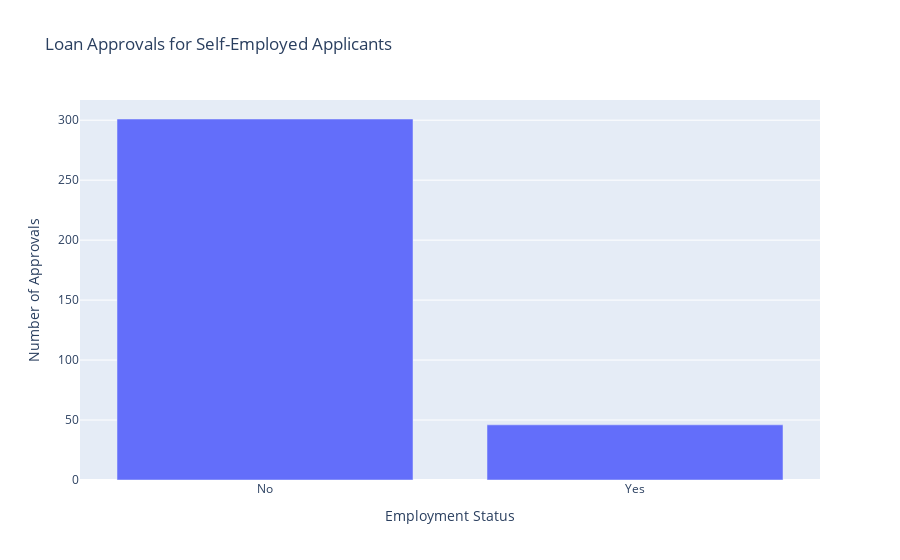
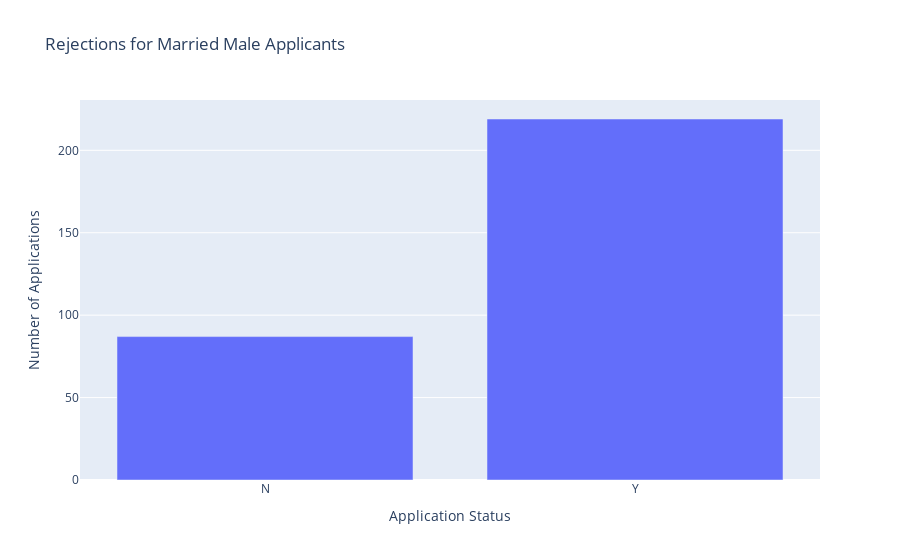
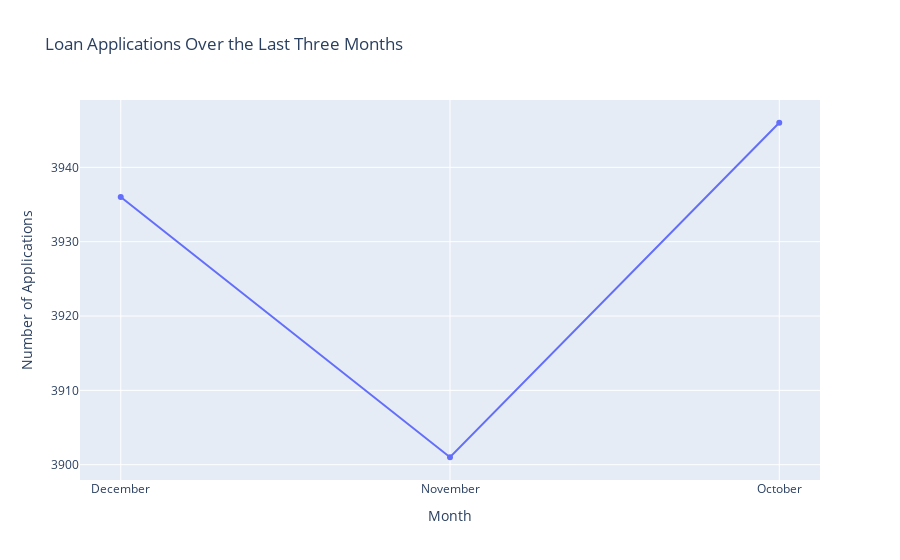
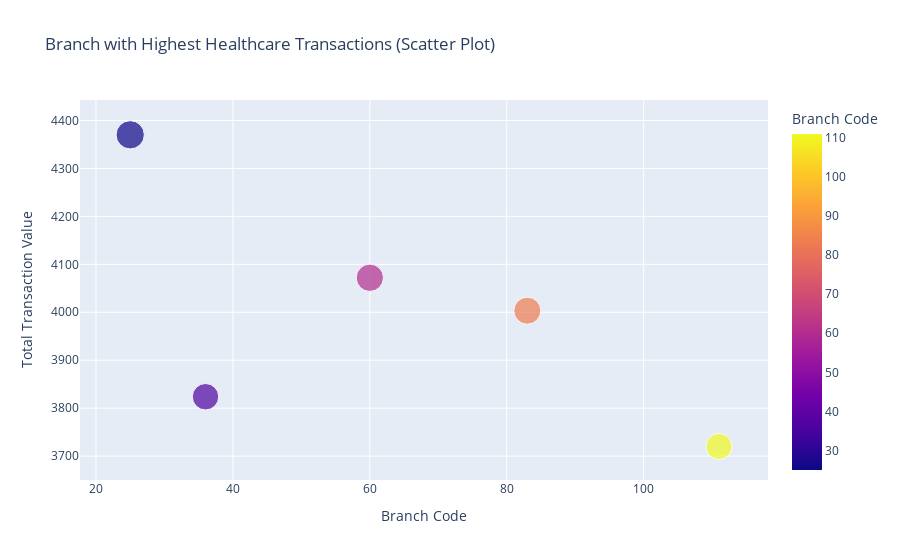

The notebook cell these images were saved under, in order:
### Code cell
# 5.1 - 5.4 Data analysis for loan application along with visuals
import pandas as pd
import plotly.express as px
from sqlalchemy import create_engine

# Define MySQL connection properties
db_config = {
    'host': 'localhost',
    'user': 'root',
    'password': 'Password',
    'database': 'creditcard_capstone'
}

# Create a SQLAlchemy engine for connecting to the MySQL database
engine = create_engine(f"mysql+pymysql://{db_config['user']}:{db_config['password']}@{db_config['host']}/{db_config['database']}")

# Function to fetch data from the database using a query
def fetch_data_from_db(query):
    # Use the SQLAlchemy engine to fetch data
    with engine.connect() as conn:
        data = pd.read_sql_query(query, conn)  # Execute the query and store the result in a DataFrame
    return data

# Function to plot the number of loan approvals for self-employed applicants
def plot_self_employed_approval():
    query = """
    SELECT Employment_status, COUNT(*) as Count
    FROM cdw_sapp_loan_application
    WHERE App_status = 'Y'
    GROUP BY Employment_status
    """
    data = fetch_data_from_db(query)
    if data.empty:
        print("No data found for self-employed approvals")
        return
     
    fig = px.bar(data, x='Employment_status', y='Count', title='Loan Approvals for Self-Employed Applicants',
                 labels={'Employment_status': 'Employment Status', 'Count': 'Number of Approvals'},
                 hover_data={'Employment_status': True, 'Count': True})
    fig.show()

# Function to plot the number of rejections for married male applicants
def plot_married_male_rejections():
    query = """
    SELECT 
        App_status,
        COUNT(*) as Count
    FROM 
        cdw_sapp_loan_application
    WHERE 
        Gender = 'Male' AND Married = 'Yes'
    GROUP BY 
        App_status
    """
    data = fetch_data_from_db(query)
    if data.empty:
        print("No data found for married male rejections")
        return
    
    fig = px.bar(data, x='App_status', y='Count', title='Rejections for Married Male Applicants',
                 labels={'App_status': 'Application Status', 'Count': 'Number of Applications'},
                 hover_data={'App_status': True, 'Count': True})
    fig.show()

# Function to plot the number of applications over the last three months
def plot_applications_last_three_months():
    query = """
    SELECT 
        year, 
        month, 
        COUNT(transaction_id) as transaction_count
    FROM 
        CDW_SAPP_CREDIT_CARD
    GROUP BY 
        year, month
    ORDER BY 
        year DESC, month DESC
    LIMIT 3
    """
    data = fetch_data_from_db(query)
    if data.empty:
        print("No data found for applications in the last three months")
        return
    
    month_mapping = {10: 'October', 11: 'November', 12: 'December'}  # Map month numbers to names
    data['month_name'] = data['month'].map(month_mapping)

    fig = px.line(data, x='month_name', y='transaction_count', title='Loan Applications Over the Last Three Months',
                  labels={'month_name': 'Month', 'transaction_count': 'Number of Applications'},
                  markers=True)
    fig.show()

# Function to plot the branches with the highest healthcare transactions
def plot_highest_healthcare_transactions():
    query = """
    SELECT 
        branch_code, 
        SUM(transaction_value) as total_value
    FROM 
        CDW_SAPP_CREDIT_CARD
    WHERE 
        transaction_type = 'Healthcare'
    GROUP BY 
        branch_code
    ORDER BY 
        total_value DESC
    LIMIT 5
    """
    data = fetch_data_from_db(query)
    if data.empty:
        print("No healthcare transactions data found")
        return

    # Scatter plot
    fig_scatter = px.scatter(data, x='branch_code', y='total_value', title='Branch with Highest Healthcare Transactions (Scatter Plot)',
                             labels={'branch_code': 'Branch Code', 'total_value': 'Total Transaction Value'},
                             hover_data={'branch_code': True, 'total_value': True},
                             size='total_value', color='branch_code')
    fig_scatter.show()

# Main function to call all plot functions
def main():
    plot_self_employed_approval()
    plot_married_male_rejections()
    plot_applications_last_three_months()
    plot_highest_healthcare_transactions()

if __name__ == "__main__":
    main()  # Execute the main function if this script is run directly

### Figure 1 — Plotly figure (JSON) as saved in the notebook; plotly's stock layout.template omitted (floating-point values rounded to 4 significant figures)
{"data": [{"alignmentgroup": "True", "hovertemplate": "Employment Status=%{x}<br>Number of Approvals=%{y}<extra></extra>", "legendgroup": "", "marker": {"color": "#636efa", "pattern": {"shape": ""}}, "name": "", "offsetgroup": "", "orientation": "v", "showlegend": false, "textposition": "auto", "type": "bar", "x": ["No", "Yes"], "xaxis": "x", "y": [301, 46], "yaxis": "y"}], "layout": {"barmode": "relative", "legend": {"tracegroupgap": 0}, "title": {"text": "Loan Approvals for Self-Employed Applicants"}, "xaxis": {"anchor": "y", "domain": [0, 1], "title": {"text": "Employment Status"}}, "yaxis": {"anchor": "x", "domain": [0, 1], "title": {"text": "Number of Approvals"}}}}

### Figure 2 — Plotly figure (JSON) as saved in the notebook; plotly's stock layout.template omitted (floating-point values rounded to 4 significant figures)
{"data": [{"alignmentgroup": "True", "hovertemplate": "Application Status=%{x}<br>Number of Applications=%{y}<extra></extra>", "legendgroup": "", "marker": {"color": "#636efa", "pattern": {"shape": ""}}, "name": "", "offsetgroup": "", "orientation": "v", "showlegend": false, "textposition": "auto", "type": "bar", "x": ["N", "Y"], "xaxis": "x", "y": [87, 219], "yaxis": "y"}], "layout": {"barmode": "relative", "legend": {"tracegroupgap": 0}, "title": {"text": "Rejections for Married Male Applicants"}, "xaxis": {"anchor": "y", "domain": [0, 1], "title": {"text": "Application Status"}}, "yaxis": {"anchor": "x", "domain": [0, 1], "title": {"text": "Number of Applications"}}}}

### Figure 3 — Plotly figure (JSON) as saved in the notebook; plotly's stock layout.template omitted (floating-point values rounded to 4 significant figures)
{"data": [{"hovertemplate": "Month=%{x}<br>Number of Applications=%{y}<extra></extra>", "legendgroup": "", "line": {"color": "#636efa", "dash": "solid"}, "marker": {"symbol": "circle"}, "mode": "lines+markers", "name": "", "orientation": "v", "showlegend": false, "type": "scatter", "x": ["December", "November", "October"], "xaxis": "x", "y": [3936, 3901, 3946], "yaxis": "y"}], "layout": {"legend": {"tracegroupgap": 0}, "title": {"text": "Loan Applications Over the Last Three Months"}, "xaxis": {"anchor": "y", "domain": [0, 1], "title": {"text": "Month"}}, "yaxis": {"anchor": "x", "domain": [0, 1], "title": {"text": "Number of Applications"}}}}

### Figure 4 — Plotly figure (JSON) as saved in the notebook; plotly's stock layout.template omitted (floating-point values rounded to 4 significant figures)
{"data": [{"hovertemplate": "Branch Code=%{marker.color}<br>Total Transaction Value=%{marker.size}<extra></extra>", "legendgroup": "", "marker": {"color": [25, 60, 83, 36, 111], "coloraxis": "coloraxis", "size": [4370.0, 4072.0, 4003.0, 3824.0, 3720.0], "sizemode": "area", "sizeref": 10.93, "symbol": "circle"}, "mode": "markers", "name": "", "orientation": "v", "showlegend": false, "type": "scatter", "x": [25, 60, 83, 36, 111], "xaxis": "x", "y": [4370.0, 4072.0, 4003.0, 3824.0, 3720.0], "yaxis": "y"}], "layout": {"coloraxis": {"colorbar": {"title": {"text": "Branch Code"}}, "colorscale": [[0, "#0d0887"], [0.1111, "#46039f"], [0.2222, "#7201a8"], [0.3333, "#9c179e"], [0.4444, "#bd3786"], [0.5556, "#d8576b"], [0.6667, "#ed7953"], [0.7778, "#fb9f3a"], [0.8889, "#fdca26"], [1, "#f0f921"]]}, "legend": {"itemsizing": "constant", "tracegroupgap": 0}, "title": {"text": "Branch with Highest Healthcare Transactions (Scatter Plot)"}, "xaxis": {"anchor": "y", "domain": [0, 1], "title": {"text": "Branch Code"}}, "yaxis": {"anchor": "x", "domain": [0, 1], "title": {"text": "Total Transaction Value"}}}}
